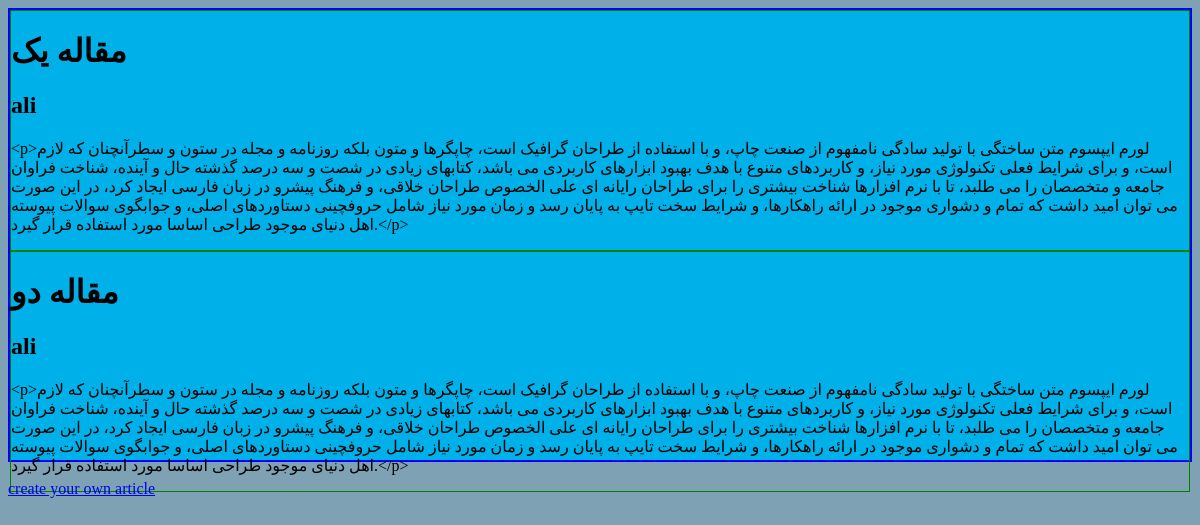
The page / on the database its author committed.
### blog/models.py (models this page shows, shortened)
class Article(models.Model):
    title = models.CharField(max_length=128, null=False, blank=False)
    content = RichTextField()
    created_at = models.DateTimeField(default=datetime.now, blank=False)
    category = models.CharField(max_length=128, null=False, blank=False)
    author = models.ForeignKey(UserProfile, on_delete=models.CASCADE)
    is_admin_accepted = models.BooleanField(default=False)

### blog/views.py (the view)
# urls.py: path('', views.IndexPage.as_view(), name="index"),
class IndexPage(TemplateView):
    def get(self, request, **kwargs):
        article_data = []
        all_articles = Article.objects.all().order_by('created_at')[:2]
        for article in all_articles:
            article_data.append(
                {
                    "title": article.title,
                    "category": article.category,
                    "created_at": article.created_at,
                    "author": article.author.user.first_name,
                    "content": article.content,
                }
            )
        context = {
            "article_data": article_data
        }
        return render(request, "index.html", context)

### blog/templates/index.html (shortened to what this page needs)
<!DOCTYPE html>
<html lang="en">
<head>
    <link rel="stylesheet" href="../../static/index.css">
</head>
<body id="main_body">
<div id="container">
    {% for article in article_data %}
        <div class="divs">
        <h1>{{ article.title }}</h1>
        <h2> {{ article.author }} </h2>
        <p>{{ article.content }}</p>
        </div>
    {%  endfor %}
</div><br>
<a href="{% url "create_article" %}" title="CreateArticle">create your own article</a>
</body>
</html>

### static/index.css (style rules this page uses)
#main_body { background-color: #7ea2b4; }
#container { width: fit-content; height: 450px; background-color: #00B0E8; border: solid blue 2px; }
.divs { border: solid green 1px; }

### rows shown on the page
Article: title "مقاله یک", content "<p>لورم ایپسوم متن ساختگی با تولید سادگی نامفهوم از صنعت چاپ، و با استفاده از طراحان گرافیک است، چاپگرها و متون بلکه روزنامه و مجله در ستون و سطرآنچنان که لازم است، و برای شرایط فعلی تکنولوژی مورد نیاز، و کاربردهای متنوع با هدف بهبود ابزارهای کاربردی می باشد، کتابهای زیادی در شصت و سه درصد گذشته حال و آینده، شناخت فراوان جامعه و متخصصان را می طلبد، تا با نرم افزارها شناخت بیشتری را برای طراحان رایانه ای علی الخصوص طراحان خلاقی، و فرهنگ پیشرو در زبان فارسی ایجاد کرد، در این صورت می توان امید داشت که تمام و دشواری موجود در ارائه راهکارها، و شرایط سخت تایپ به پایان رسد و زمان مورد نیاز شامل حروفچینی دستاوردهای اصلی، و جوابگوی سوالات پیوسته اهل دنیای موجود طراحی اساسا مورد استفاده قرار گیرد.</p>"
Article: title "مقاله دو", content "<p>لورم ایپسوم متن ساختگی با تولید سادگی نامفهوم از صنعت چاپ، و با استفاده از طراحان گرافیک است، چاپگرها و متون بلکه روزنامه و مجله در ستون و سطرآنچنان که لازم است، و برای شرایط فعلی تکنولوژی مورد نیاز، و کاربردهای متنوع با هدف بهبود ابزارهای کاربردی می باشد، کتابهای زیادی در شصت و سه درصد گذشته حال و آینده، شناخت فراوان جامعه و متخصصان را می طلبد، تا با نرم افزارها شناخت بیشتری را برای طراحان رایانه ای علی الخصوص طراحان خلاقی، و فرهنگ پیشرو در زبان فارسی ایجاد کرد، در این صورت می توان امید داشت که تمام و دشواری موجود در ارائه راهکارها، و شرایط سخت تایپ به پایان رسد و زمان مورد نیاز شامل حروفچینی دستاوردهای اصلی، و جوابگوی سوالات پیوسته اهل دنیای موجود طراحی اساسا مورد استفاده قرار گیرد.</p>"

### other values the page prints
{{ article.author }} "ali" "ali"
